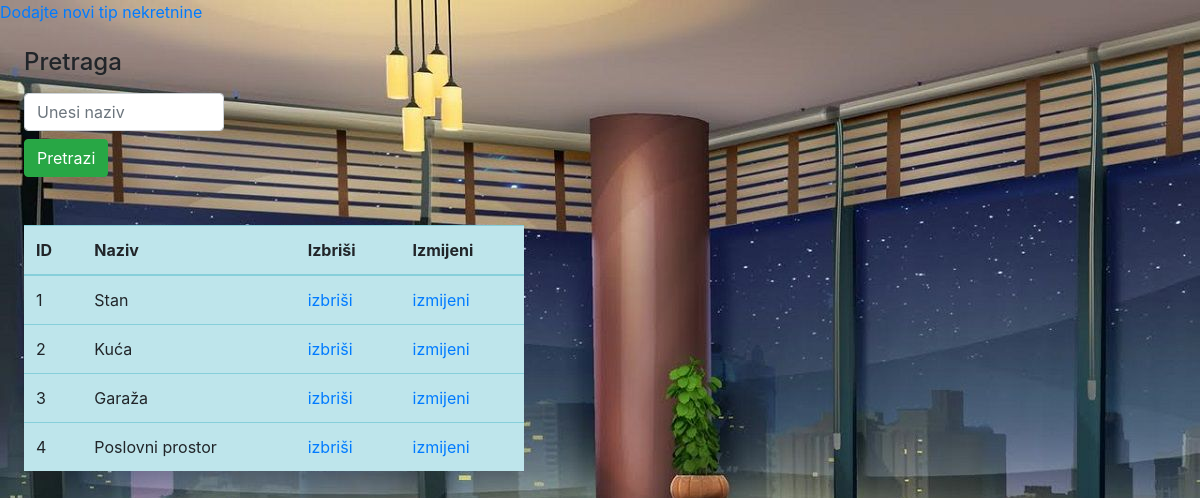
/CRUDnekretnine/index.php, run on the app's committed database.
### tables this page shows
CREATE TABLE `tip_nekretnine` (
  `id` int(11) NOT NULL,
  `naziv1` varchar(255) NOT NULL
);

### CRUDnekretnine/index.php (the view, shortened to what this page needs)
<?php
    include '../konekcija.php';
    $where = [];
    $where[] = " 1=1 ";
    $upit = implode("AND", $where );
    $sql = "SELECT * FROM tip_nekretnine WHERE $upit";
    $rez = mysqli_query($konekcija, $sql);
?>
<!DOCTYPE html>
<html lang="en">
<head>
    <link rel="stylesheet" href="style.css">
    <link rel="stylesheet" href="https://stackpath.bootstrapcdn.com/bootstrap/4.5.2/css/bootstrap.min.css">
</head>
<body style="background-image: url('slikaa.jpg')">
<a href="novi_tip.php">Dodajte novi tip nekretnine</a>
    <form action="./index.php" method="GET">
        <h4 class="mt-4 ml-4 mb-3">Pretraga</h4>
        <input type="text" class="form-control ml-4" style="width:200px;" name="naziv" placeholder="Unesi naziv">
        <input type="submit" class="btn btn-success mt-2 ml-4" value="Pretrazi" name="pretrazi">
    </form>
    <table style="width: 500px;" class="table table-info mt-5 ml-4">
        <thead>
            <tr>
                <th>ID</th>
                <th>Naziv</th>
                <th>Izbriši</th>
                <th>Izmijeni</th>
            </tr>
        </thead>
        <tbody>
            <?php
                while($red = mysqli_fetch_assoc($rez)){
                    $id_temp = $red['id'];
                    $link1 = "<a href=\"obrisitipnek.php?id=$id_temp\">izbriši</a>";
                    $link2 = "<a href=\"izmijenitipnek.php?id=$id_temp\">izmijeni</a>";
                    echo "<tr>";
                        echo "<td>".$id_temp."</td>";
                        echo "<td>".$red['naziv1']."</td>";
                        echo "<td>".$link1."</td>";
                        echo "<td>".$link2."</td>";
                    echo "</tr>";
                }
            ?>
        </tbody>
    </table>
</body>
</html>

### style.css (style rules this page uses)
body { background-image: url("pozadina.jpg"); }

### data on the page
tip_nekretnine: id "1", naziv1 "Stan"
tip_nekretnine: id "2", naziv1 "Kuća"
tip_nekretnine: id "3", naziv1 "Garaža"
tip_nekretnine: id "4", naziv1 "Poslovni prostor"
